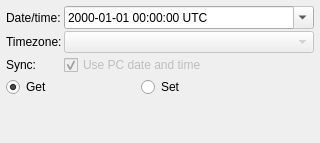
             <widget class="QWidget" name="tab_os_datetime">
              <attribute name="title">
               <string>Date/time</string>
              </attribute>
              <layout class="QGridLayout" name="gridLayout_18">
               <property name="leftMargin">
                <number>6</number>
               </property>
               <property name="topMargin">
                <number>6</number>
               </property>
               <property name="rightMargin">
                <number>6</number>
               </property>
               <property name="bottomMargin">
                <number>6</number>
               </property>
               <property name="spacing">
                <number>2</number>
               </property>
               <item row="5" column="1">
                <spacer name="verticalSpacer_8">
                 <property name="orientation">
                  <enum>Qt::Orientation::Vertical</enum>
                 </property>
                 <property name="sizeHint" stdset="0">
                  <size>
                   <width>20</width>
                   <height>40</height>
                  </size>
                 </property>
                </spacer>
               </item>
               <item row="1" column="1">
                <widget class="QComboBox" name="combo_os_datetime_timezone">
                 <property name="enabled">
                  <bool>false</bool>
                 </property>
                </widget>
               </item>
               <item row="3" column="0" colspan="2">
                <layout class="QHBoxLayout" name="horizontalLayout_19">
                 <property name="spacing">
                  <number>2</number>
                 </property>
                 <property name="topMargin">
                  <number>0</number>
                 </property>
                 <item>
                  <widget class="QRadioButton" name="radio_os_datetime_get">
                   <property name="text">
                    <string>Get</string>
                   </property>
                   <property name="checked">
                    <bool>true</bool>
                   </property>
                  </widget>
                 </item>
                 <item>
                  <widget class="QRadioButton" name="radio_os_datetime_set">
                   <property name="text">
                    <string>Set</string>
                   </property>
                  </widget>
                 </item>
                 <item>
                  <spacer name="horizontalSpacer_15">
                   <property name="orientation">
                    <enum>Qt::Orientation::Vertical</enum>
                   </property>
                   <property name="sizeHint" stdset="0">
                    <size>
                     <width>40</width>
                     <height>20</height>
                    </size>
                   </property>
                  </spacer>
                 </item>
                </layout>
               </item>
               <item row="0" column="0">
                <widget class="QLabel" name="label_13">
                 <property name="maximumSize">
                  <size>
                   <width>80</width>
                   <height>16777215</height>
                  </size>
                 </property>
                 <property name="text">
                  <string>Date/time:</string>
                 </property>
                </widget>
               </item>
               <item row="2" column="0">
                <widget class="QLabel" name="label_31">
                 <property name="maximumSize">
                  <size>
                   <width>100</width>
                   <height>16777215</height>
                  </size>
                 </property>
                 <property name="text">
                  <string>Sync:</string>
                 </property>
                </widget>
               </item>
               <item row="0" column="1">
                <widget class="QDateTimeEdit" name="edit_os_datetime_date_time">
                 <property name="minimumSize">
                  <size>
                   <width>250</width>
                   <height>0</height>
                  </size>
                 </property>
                 <property name="maximumSize">
                  <size>
                   <width>300</width>
                   <height>16777215</height>
                  </size>
                 </property>
                 <property name="readOnly">
                  <bool>true</bool>
                 </property>
                 <property name="accelerated">
                  <bool>true</bool>
                 </property>
                 <property name="showGroupSeparator" stdset="0">
                  <bool>true</bool>
                 </property>
                 <property name="minimumDate">
                  <date>
                   <year>1970</year>
                   <month>1</month>
                   <day>1</day>
                  </date>
                 </property>
                 <property name="currentSection">
                  <enum>QDateTimeEdit::Section::YearSection</enum>
                 </property>
                 <property name="displayFormat">
                  <string>yyyy-MM-dd HH:mm:ss t</string>
                 </property>
                 <property name="calendarPopup">
                  <bool>true</bool>
                 </property>
                 <property name="timeSpec">
                  <enum>Qt::TimeSpec::LocalTime</enum>
                 </property>
                </widget>
               </item>
               <item row="1" column="0">
                <widget class="QLabel" name="label_30">
                 <property name="maximumSize">
                  <size>
                   <width>100</width>
                   <height>16777215</height>
                  </size>
                 </property>
                 <property name="text">
                  <string>Timezone:</string>
                 </property>
                </widget>
               </item>
               <item row="2" column="1">
                <widget class="QCheckBox" name="check_os_datetime_use_pc_date_time">
                 <property name="enabled">
                  <bool>false</bool>
                 </property>
                 <property name="text">
                  <string>Use PC date and time</string>
                 </property>
                 <property name="checked">
                  <bool>true</bool>
                 </property>
                </widget>
               </item>
              </layout>
             </widget>
